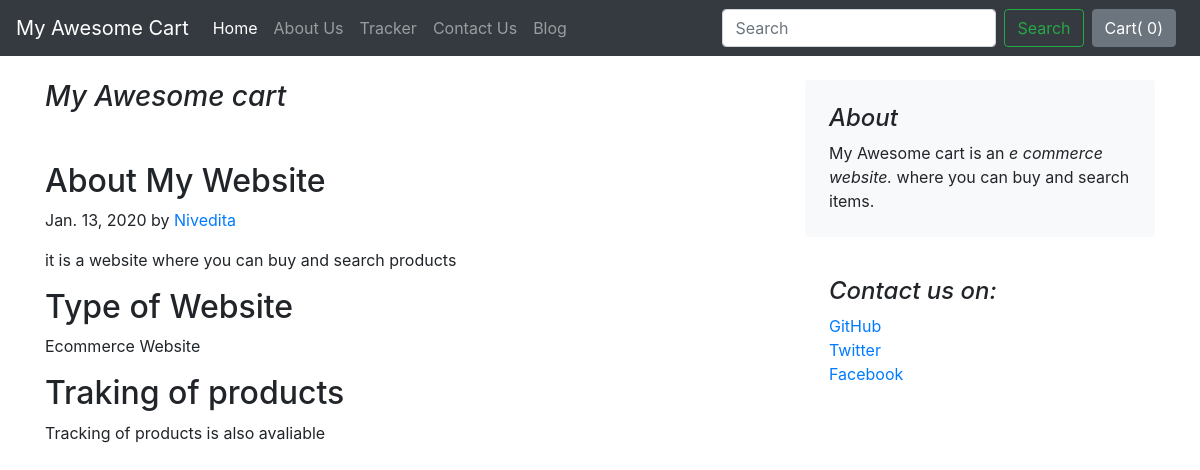
/blog/blogPost/2, run on the app's committed database.
### blog/models.py (models this page shows)
class Blogpost(models.Model):
    post_id=models.AutoField(primary_key=True)
    title=models.TextField(max_length=50)
    head0=models.CharField( max_length=500,default="")
    chead0=models.CharField( max_length=5000,default="")
    head1=models.CharField( max_length=500,default="")
    chead1=models.CharField( max_length=5000,default="")
    head2=models.CharField( max_length=500,default="")
    chead2=models.CharField( max_length=5000,default="")
    pub_Date=models.DateField()
    thumbnail=models.ImageField(upload_to="shop/images",default="")
    def __str__(self):
       return self.title

### blog/views.py (the view)
# urls.py: path("blogPost/<int:id>",views.blogpost,name="blogPost"),
def blogpost(request , id):
    post=Blogpost.objects.filter(post_id=id)[0]
    print(post)
    return render(request,'blog/blogpost.html',{'post':post})

### blog/templates/blog/blogpost.html (shortened to what this page needs)
{% extends 'blog/basic.html' %}
{% block body %}
<div class="container">
<div class="row mt-4">
    <div class="col-md-8 blog-main">
      <h3 class="pb-4 mb-4 font-italic ">
        {{post.title}}
      </h3>
      <div class="blog-post">
        <h2 class="blog-post-title">{{post.head0}}</h2>
        <p class="blog-post-meta">{{post.pub_Date}} by <a href="#">Nivedita</a></p>
        <p>{{post.chead0}}</p>
        <h2>{{post.head1}}</h2>
        <p>{{post.chead1}}</p>
          <h2>{{post.head2}}</h2>
        <p>{{post.chead2}}</p>
      </div>
    </div>
    <aside class="col-md-4 blog-sidebar">
      <div class="p-4 mb-3 bg-light rounded">
        <h4 class="font-italic">About</h4>
        <p class="mb-0">My Awesome cart is an  <em>e commerce website.</em> where you can buy and search items. </p>
  </div>
      <div class="p-4">
        <h4 class="font-italic">Contact us on: </h4>
        <ol class="list-unstyled">
          <li><a href="#">GitHub</a></li>
          <li><a href="#">Twitter</a></li>
          <li><a href="#">Facebook</a></li>
        </ol>
      </div>
    </aside>
  </div>
  </div>
{% endblock %}

### data on the page
Blogpost: title "My Awesome cart", head0 "About My Website", pub_Date "Jan. 13, 2020", chead0 "it is a website where you can buy and search products", head1 "Type of Website", chead1 "Ecommerce Website", head2 "Traking of products", chead2 "Tracking of products is also avaliable"
